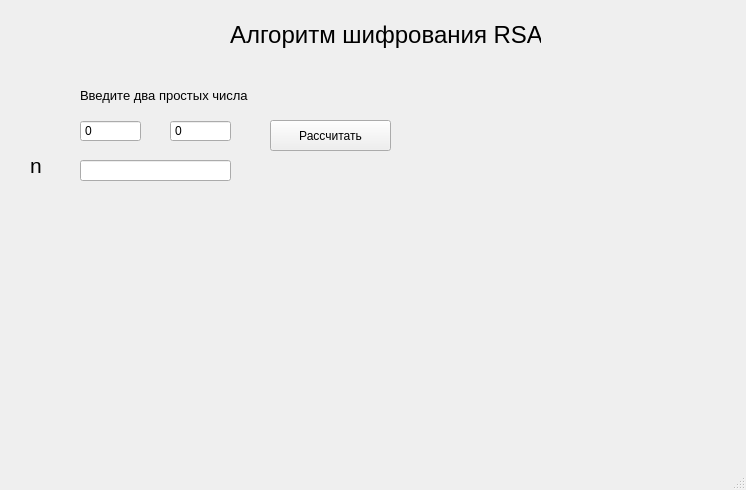
<?xml version="1.0" encoding="UTF-8"?>
<ui version="4.0">
 <class>MainWindow</class>
 <widget class="QMainWindow" name="MainWindow">
  <property name="windowModality">
   <enum>Qt::NonModal</enum>
  </property>
  <property name="geometry">
   <rect>
    <x>0</x>
    <y>0</y>
    <width>746</width>
    <height>490</height>
   </rect>
  </property>
  <property name="cursor">
   <cursorShape>ArrowCursor</cursorShape>
  </property>
  <property name="mouseTracking">
   <bool>false</bool>
  </property>
  <property name="tabletTracking">
   <bool>false</bool>
  </property>
  <property name="windowTitle">
   <string>Обучалка Алгоритмам</string>
  </property>
  <property name="windowIcon">
   <iconset resource="resources.qrc">
    <normaloff>:/new/prefix1/mtv-possibilities.ico</normaloff>:/new/prefix1/mtv-possibilities.ico</iconset>
  </property>
  <property name="inputMethodHints">
   <set>Qt::ImhHiddenText</set>
  </property>
  <widget class="QWidget" name="centralWidget">
   <widget class="QLabel" name="TItle">
    <property name="enabled">
     <bool>true</bool>
    </property>
    <property name="geometry">
     <rect>
      <x>230</x>
      <y>0</y>
      <width>311</width>
      <height>71</height>
     </rect>
    </property>
    <property name="lineWidth">
     <number>1</number>
    </property>
    <property name="text">
     <string>&lt;html&gt;&lt;head/&gt;&lt;body&gt;&lt;p&gt;&lt;span style=&quot; font-size:18pt;&quot;&gt;Алгоритм шифрования RSA&lt;/span&gt;&lt;/p&gt;&lt;/body&gt;&lt;/html&gt;</string>
    </property>
    <property name="textFormat">
     <enum>Qt::AutoText</enum>
    </property>
   </widget>
   <widget class="QLabel" name="label">
    <property name="enabled">
     <bool>true</bool>
    </property>
    <property name="geometry">
     <rect>
      <x>80</x>
      <y>80</y>
      <width>201</width>
      <height>31</height>
     </rect>
    </property>
    <property name="text">
     <string>&lt;html&gt;&lt;head/&gt;&lt;body&gt;&lt;p&gt;&lt;span style=&quot; font-size:10pt;&quot;&gt;Введите два простых числа&lt;/span&gt;&lt;/p&gt;&lt;/body&gt;&lt;/html&gt;</string>
    </property>
   </widget>
   <widget class="QPushButton" name="pushButton">
    <property name="enabled">
     <bool>true</bool>
    </property>
    <property name="geometry">
     <rect>
      <x>270</x>
      <y>120</y>
      <width>121</width>
      <height>31</height>
     </rect>
    </property>
    <property name="cursor">
     <cursorShape>PointingHandCursor</cursorShape>
    </property>
    <property name="text">
     <string>Рассчитать</string>
    </property>
   </widget>
   <widget class="QLabel" name="n_label">
    <property name="geometry">
     <rect>
      <x>30</x>
      <y>150</y>
      <width>21</width>
      <height>31</height>
     </rect>
    </property>
    <property name="cursor">
     <cursorShape>WhatsThisCursor</cursorShape>
    </property>
    <property name="tabletTracking">
     <bool>false</bool>
    </property>
    <property name="toolTip">
     <string>&lt;html&gt;&lt;head/&gt;&lt;body&gt;&lt;p&gt;Модуль&lt;/p&gt;&lt;/body&gt;&lt;/html&gt;</string>
    </property>
    <property name="whatsThis">
     <string/>
    </property>
    <property name="layoutDirection">
     <enum>Qt::LeftToRight</enum>
    </property>
    <property name="frameShape">
     <enum>QFrame::NoFrame</enum>
    </property>
    <property name="text">
     <string>&lt;html&gt;&lt;head/&gt;&lt;body&gt;&lt;p&gt;&lt;span style=&quot; font-size:16pt;&quot;&gt;n&lt;/span&gt;&lt;/p&gt;&lt;/body&gt;&lt;/html&gt;</string>
    </property>
    <property name="textFormat">
     <enum>Qt::AutoText</enum>
    </property>
    <property name="alignment">
     <set>Qt::AlignLeading|Qt::AlignLeft|Qt::AlignVCenter</set>
    </property>
   </widget>
   <widget class="QLineEdit" name="S">
    <property name="enabled">
     <bool>true</bool>
    </property>
    <property name="geometry">
     <rect>
      <x>80</x>
      <y>160</y>
      <width>151</width>
      <height>21</height>
     </rect>
    </property>
    <property name="maxLength">
     <number>10000000</number>
    </property>
    <property name="frame">
     <bool>true</bool>
    </property>
    <property name="readOnly">
     <bool>true</bool>
    </property>
   </widget>
   <widget class="QSpinBox" name="p">
    <property name="enabled">
     <bool>true</bool>
    </property>
    <property name="geometry">
     <rect>
      <x>80</x>
      <y>120</y>
      <width>61</width>
      <height>22</height>
     </rect>
    </property>
    <property name="frame">
     <bool>true</bool>
    </property>
    <property name="buttonSymbols">
     <enum>QAbstractSpinBox::NoButtons</enum>
    </property>
    <property name="specialValueText">
     <string>0</string>
    </property>
    <property name="correctionMode">
     <enum>QAbstractSpinBox::CorrectToPreviousValue</enum>
    </property>
    <property name="keyboardTracking">
     <bool>true</bool>
    </property>
    <property name="maximum">
     <number>10000000</number>
    </property>
   </widget>
   <widget class="QSpinBox" name="q">
    <property name="enabled">
     <bool>true</bool>
    </property>
    <property name="geometry">
     <rect>
      <x>170</x>
      <y>120</y>
      <width>61</width>
      <height>22</height>
     </rect>
    </property>
    <property name="buttonSymbols">
     <enum>QAbstractSpinBox::NoButtons</enum>
    </property>
    <property name="specialValueText">
     <string>0</string>
    </property>
    <property name="maximum">
     <number>10000000</number>
    </property>
   </widget>
  </widget>
  <widget class="QStatusBar" name="statusBar"/>
  <widget class="QMenuBar" name="menuBar">
   <property name="geometry">
    <rect>
     <x>0</x>
     <y>0</y>
     <width>746</width>
     <height>21</height>
    </rect>
   </property>
  </widget>
 </widget>
 <layoutdefault spacing="6" margin="11"/>
 <resources>
  <include location="resources.qrc"/>
 </resources>
 <connections/>
</ui>
